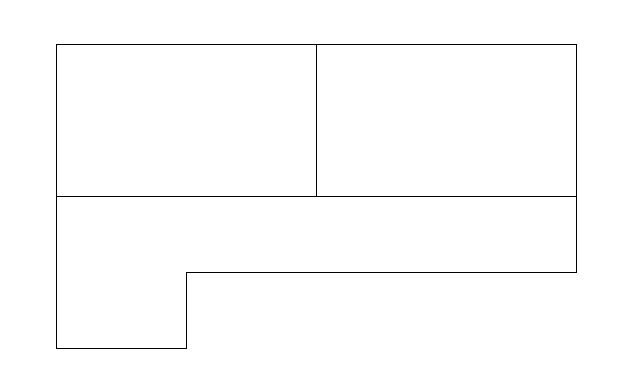
#> input picture 2d.JPG, 621 x 378 px, found by its file name
$ python plot3D.py
#> lines starting #> are read from the running program, lines starting #| are printed output that depends on the picture
import numpy as np
import cv2
import matplotlib.pyplot as plt
from matplotlib.pyplot import imread
from mpl_toolkits.mplot3d import Axes3D
import scipy.ndimage as ndimage

imageFile = '2d.jpg'
mat = cv2.imread(imageFile)
#> mat is the input picture: shape (378, 621, 3); min 0, max 255, mean 252.4
mat = mat[:,:,0] # get the first channel
#> mat: shape (378, 621)
rows, cols = mat.shape
#> rows = 378; cols = 621
xv, yv = np.meshgrid(range(cols), range(rows)[::-1])

blurred = ndimage.gaussian_filter(mat, sigma=(10, 10), order=0)
fig = plt.figure(figsize=(16,16))

ax = fig.add_subplot(221)
ax.imshow(mat, cmap='gray')

ax = fig.add_subplot(222, projection='3d')
ax.elev= 250
ax.plot_surface(xv, yv, mat)
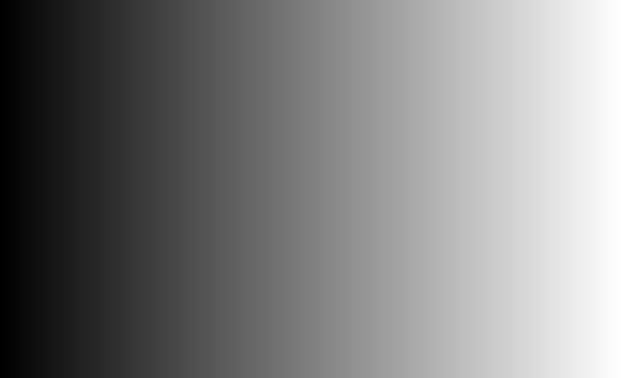
#> xv: shape (378, 621) int64; min 0, max 620, mean 310; drawn with min black and max white

ax = fig.add_subplot(223)
ax.imshow(blurred, cmap='gray')

ax = fig.add_subplot(224, projection='3d')
ax.elev= 400
ax.plot_surface(xv, yv, blurred)
plt.show()
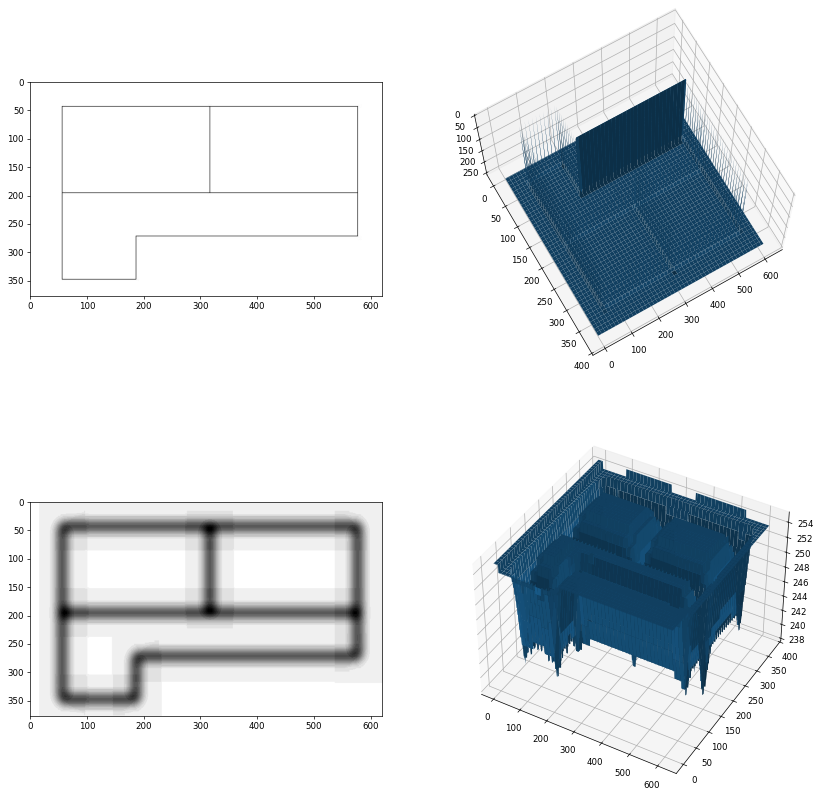
#> figure drawn by matplotlib, 4 panels

$ run again, with 2d_2.JPG copied over 2d.JPG
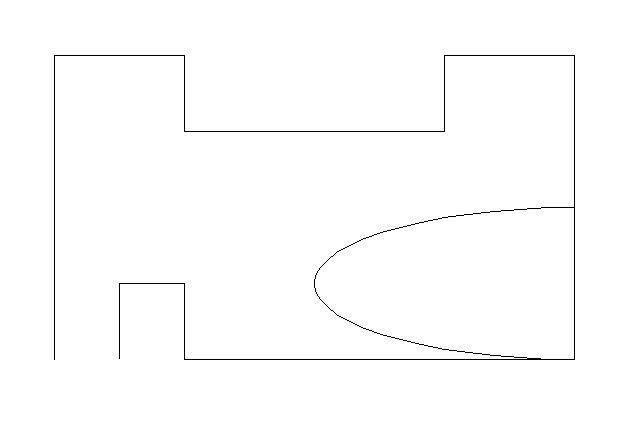
#> input picture 2d_2.JPG, 639 x 428 px, found by its file name
#> mat is the input picture: shape (428, 639, 3); min 0, max 255, mean 252.7
#> mat: shape (428, 639)
#> `plt.show()`:
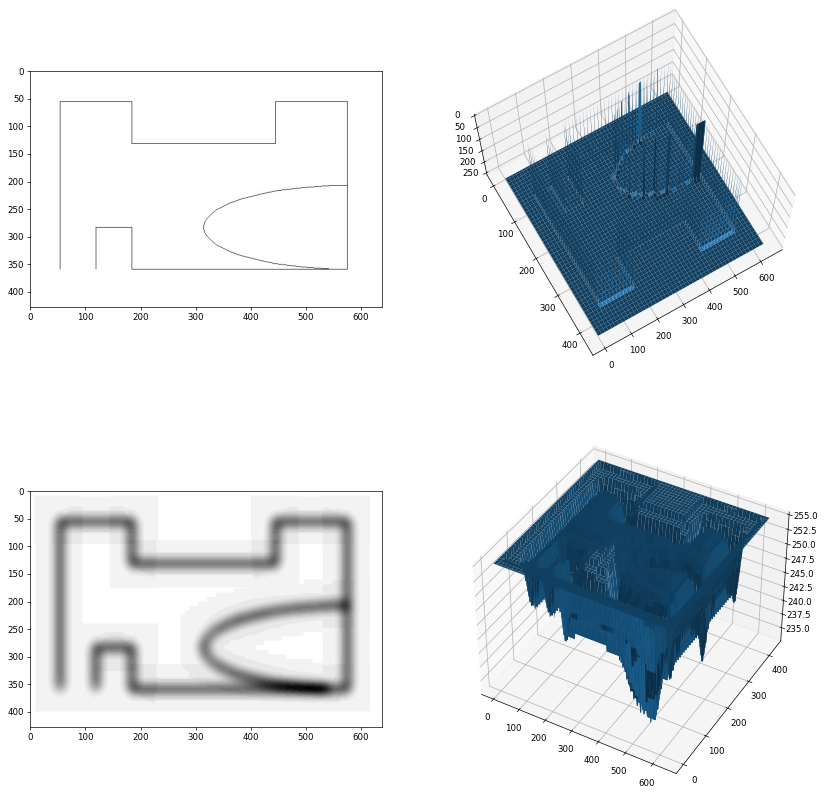
#> figure drawn by matplotlib, 4 panels

$ run again, with build_1.jpg copied over 2d.JPG
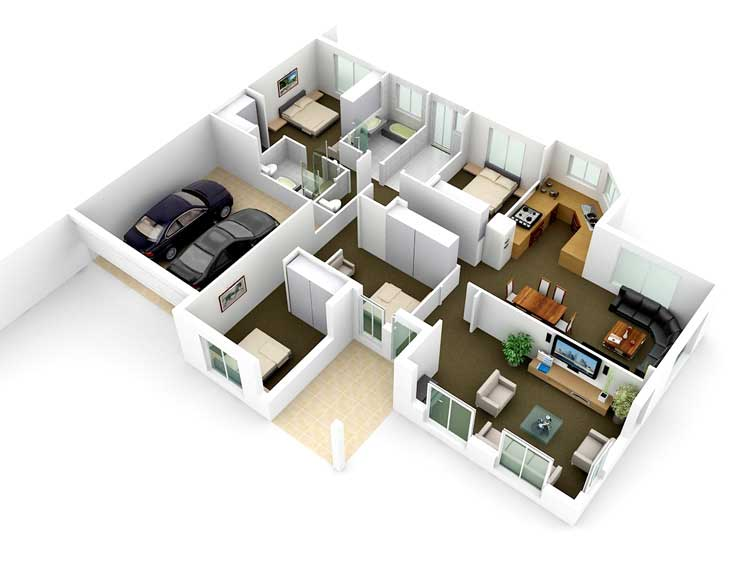
#> input picture build_1.jpg, 750 x 563 px, found by its file name
#> mat is the input picture: shape (563, 750, 3); mean B, G, R 208.6, 213, 214.6
#> mat: shape (563, 750)
#> `blurred = ndimage.gaussian_filter(mat, sigma=(10, 10), order=0)`:
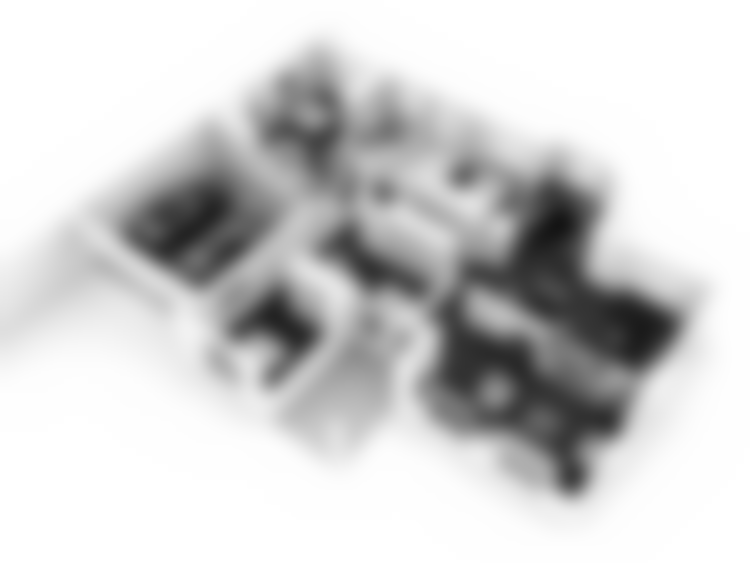
#> blurred: shape (563, 750); min 20, max 255, mean 207.9
#> `plt.show()`:
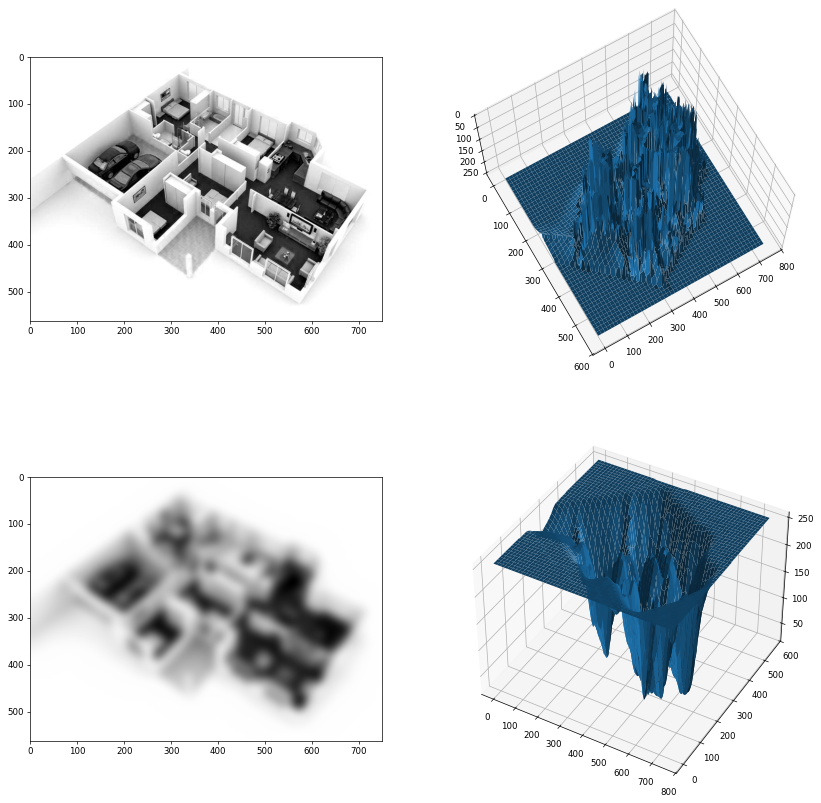
#> figure drawn by matplotlib, 4 panels
